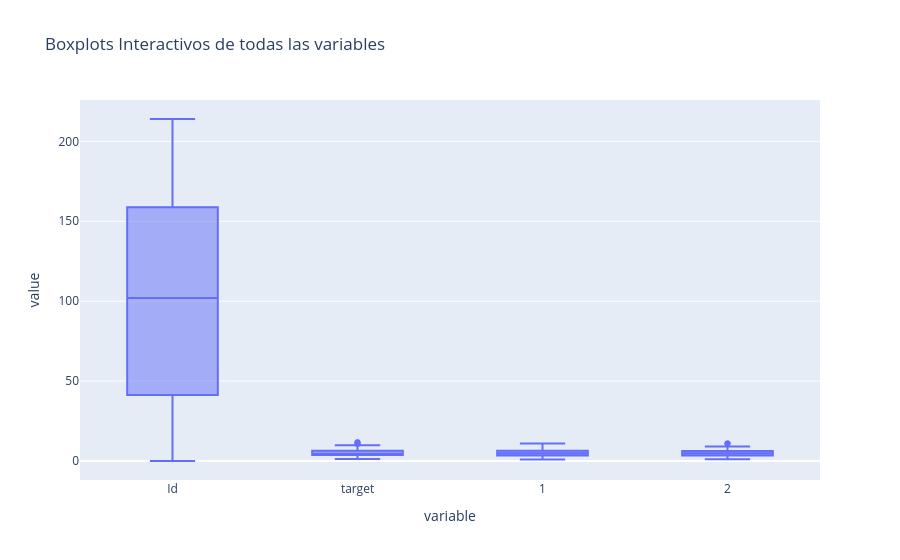

The notebook cell this image was saved under:
### Markdown cell above
## 7. Detección de valores atípicos

Se identifican posibles valores atípicos mediante diagramas de caja.

### Code cell
import plotly.express as px

# Genera un boxplot interactivo para todas las columnas numéricas de df2_clean
fig = px.box(df2_clean, title="Boxplots Interactivos de todas las variables")

fig.show()

### Figure 1 — Plotly figure (JSON) as saved in the notebook; plotly's stock layout.template omitted (floating-point values rounded to 4 significant figures; data arrays with more than 128 entries replaced by an {"elided": "..."} marker saying what was removed)
{"data": [{"alignmentgroup": "True", "hovertemplate": "variable=%{x}<br>value=%{y}<extra></extra>", "legendgroup": "", "marker": {"color": "#636efa"}, "name": "", "notched": false, "offsetgroup": "", "orientation": "v", "showlegend": false, "type": "box", "x": {"elided": "588 str values"}, "x0": " ", "xaxis": "x", "y": {"elided": "588 float values"}, "y0": " ", "yaxis": "y"}], "layout": {"boxmode": "group", "legend": {"tracegroupgap": 0}, "title": {"text": "Boxplots Interactivos de todas las variables"}, "xaxis": {"anchor": "y", "domain": [0, 1], "title": {"text": "variable"}}, "yaxis": {"anchor": "x", "domain": [0, 1], "title": {"text": "value"}}}}
